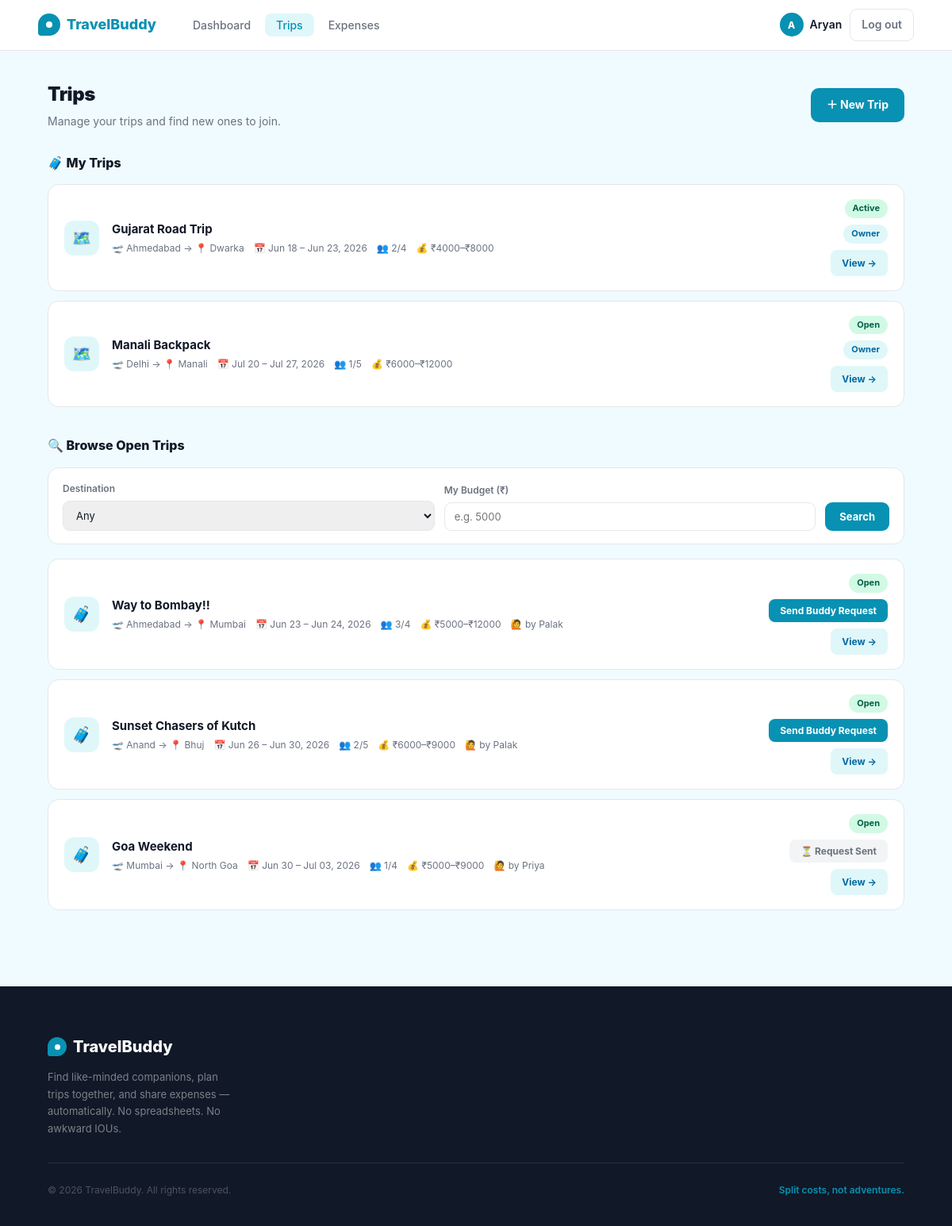
The app's page /trips (signed in) with its own data.
### app/models.py (models this page shows, shortened)
class User(db.Model, UserMixin):
    __tablename__ = 'users'
    id             = db.Column(db.Integer, primary_key=True)
    name           = db.Column(db.String(100), nullable=False)
    email          = db.Column(db.String(150), unique=True, nullable=False)
    password_hash  = db.Column(db.String(255), nullable=False)
    travel_style   = db.Column(db.String(50), default='flexible')
    bio            = db.Column(db.Text, default='')
    interests      = db.Column(db.String(255), default='')
    phone          = db.Column(db.String(20), default='')
    created_at     = db.Column(db.DateTime, default=lambda: datetime.now(timezone.utc))
    api_key        = db.Column(db.String(64), unique=True, nullable=True, index=True)
    owned_trips    = db.relationship('Trip', back_populates='owner', lazy='dynamic')
    memberships    = db.relationship('TripMember', back_populates='user', lazy='dynamic')
    expenses_paid  = db.relationship('Expense', back_populates='paid_by', lazy='dynamic')
    def _all_trip_ids(self):
        owned = [t.id for t in Trip.query.filter_by(owner_id=self.id).all()]
        joined = [m.trip_id for m in
                  TripMember.query.filter_by(user_id=self.id, status='accepted').all()]
        return list(set(owned + joined))

class Trip(db.Model):
    __tablename__ = 'trips'
    __table_args__ = (
        db.Index('ix_trips_owner_status', 'owner_id', 'status'),
        db.Index('ix_trips_public_start', 'is_public', 'start_date'),
    )
    id          = db.Column(db.Integer, primary_key=True)
    owner_id    = db.Column(db.Integer, db.ForeignKey('users.id'), nullable=False)
    title       = db.Column(db.String(150), nullable=False)
    destination = db.Column(db.String(150), nullable=False)
    departure_city = db.Column(db.String(100), default='')
    start_date  = db.Column(db.Date, nullable=False)
    end_date    = db.Column(db.Date, nullable=False)
    description = db.Column(db.Text, default='')
    budget_min  = db.Column(db.Float, default=0)
    budget_max  = db.Column(db.Float, default=0)
    max_members = db.Column(db.Integer, default=4)
    status      = db.Column(db.String(20), default='OPEN')
    join_deadline           = db.Column(db.DateTime, nullable=True)
    open_roster             = db.Column(db.Boolean, default=False, nullable=False,
                                        server_default='0')
    confirmation_deadline   = db.Column(db.DateTime, nullable=True)
    confirmation_started_at = db.Column(db.DateTime, nullable=True)
    cancelled_at            = db.Column(db.DateTime, nullable=True)
    is_public   = db.Column(db.Boolean, default=True)
    created_at  = db.Column(db.DateTime, default=lambda: datetime.now(timezone.utc))
    owner    = db.relationship('User', back_populates='owned_trips')
    members  = db.relationship('TripMember', back_populates='trip', lazy='dynamic',
                               cascade='all, delete-orphan')
    expenses = db.relationship('Expense', back_populates='trip', lazy='dynamic',
                               cascade='all, delete-orphan')
    @property
    def joining_closed(self):
        if self.status and self.status.upper() != 'OPEN':
            return True
        now_naive = datetime.utcnow()
        if self.join_deadline is not None:
            dl = self.join_deadline
            if dl.tzinfo is not None:
                dl = dl.replace(tzinfo=None)
            return now_naive >= dl
        return _date.today() >= (self.start_date - timedelta(days=1))
    def is_open(self):
        return self.status and self.status.upper() == 'OPEN'
    def is_active(self):
        return self.status and self.status.upper() == 'ACTIVE'
    def is_completed(self):
        return self.status and self.status.upper() == 'COMPLETED'
    def is_cancelled(self):
        return self.status and self.status.upper() == 'CANCELLED'
    @property
    def status_label(self):
        return {
            'OPEN': 'Open',
            'AWAITING_CONFIRMATION': 'Awaiting Confirmation',
            'CONFIRMED': 'Confirmed',
            'ACTIVE': 'Active',
            'COMPLETED': 'Completed',
            'CANCELLED': 'Cancelled',
        }.get(self.status.upper() if self.status else '', 'Unknown')
    def member_count(self):
        return self.members.filter_by(status='accepted').count() + 1  # +1 for owner
    def is_full(self):
        return self.member_count() >= self.max_members

### app/trips/routes.py (the view)
@trips.route('/trips')
def index():
    my_trips = []
    pending_ids = set()
    accepted_ids = set()
    if current_user.is_authenticated:
        my_trip_ids = current_user._all_trip_ids()
        my_trips = Trip.query.filter(Trip.id.in_(my_trip_ids)).all() if my_trip_ids else []
        pending_ids = {m.trip_id for m in
                       TripMember.query.filter_by(user_id=current_user.id, status='pending').all()}
        accepted_ids = {m.trip_id for m in
                        TripMember.query.filter_by(user_id=current_user.id, status='accepted').all()}
        my_trip_ids_set = set(my_trip_ids)
    else:
        my_trip_ids_set = set()
    query = Trip.query.filter(
        Trip.is_public == True,   # noqa: E712
        Trip.status == 'OPEN'
    )
    if my_trip_ids_set:
        query = query.filter(~Trip.id.in_(my_trip_ids_set))
    destination = request.args.get('destination', '').strip()
    budget = request.args.get('budget', '').strip()
    page = request.args.get('page', 1, type=int)
    if destination:
        query = query.filter(Trip.destination == destination)
    if budget:
        try:
            b = float(budget)
            query = query.filter(Trip.budget_min <= b)
        except ValueError:
            pass
    pagination = query.order_by(Trip.start_date.asc()).paginate(
        page=page, per_page=BROWSE_PER_PAGE, error_out=False
    )
    browse_trips = pagination.items
    return render_template('trips/index.html',
        my_trips=my_trips,
        browse_trips=browse_trips,
        pagination=pagination,
        pending_ids=pending_ids,
        accepted_ids=accepted_ids,
        destination=destination,
        budget=budget,
        destination_choices=DESTINATION_CHOICES,
        today=date.today()
    )

### app/models.py (called while the page is built)
@login_manager.user_loader
def load_user(user_id):
    return db.session.get(User, int(user_id))

### app/templates/trips/index.html (shortened to what this page needs)
{% extends "base.html" %}
{% block content %}
<div class="trips-page">
  <div class="trips-inner">
    <div class="page-header">
      <div>
        <h1 class="page-title">Trips</h1>
        <p class="page-subtitle">
          {% if current_user.is_authenticated %}
            Manage your trips and find new ones to join.
          {% else %}
            Browse open trips — <a href="{{ url_for('auth.login') }}" style="color:var(--green);font-weight:700;">log in</a> to join or create trips.
          {% endif %}
        </p>
      </div>
      {% if current_user.is_authenticated %}
        <a href="{{ url_for('trips.create') }}" class="btn-primary">＋ New Trip</a>
      {% endif %}
    </div>
    {% if current_user.is_authenticated %}
    <div class="section">
      <div class="section-title">🧳 My Trips</div>
      {% if my_trips %}
        <div class="trip-cards">
          {% for trip in my_trips %}
          <div class="trip-card">
            <div class="trip-icon">🗺️</div>
            <div class="trip-info">
              <div class="trip-name"><a href="{{ url_for('trips.detail', trip_id=trip.id) }}">{{ trip.title }}</a></div>
              <div class="trip-meta">
                <span>🛫 {% if trip.departure_city %}{{ trip.departure_city }}{% else %}—{% endif %} → 📍 {{ trip.destination }}</span>
                <span>📅 {{ trip.start_date.strftime('%b %d') }} – {{ trip.end_date.strftime('%b %d, %Y') }}</span>
                <span>👥 {{ trip.member_count() }}/{{ trip.max_members }}</span>
                {% if trip.budget_min or trip.budget_max %}<span>💰 ₹{{ "%.0f"|format(trip.budget_min) }}–₹{{ "%.0f"|format(trip.budget_max) }}</span>{% endif %}
              </div>
            </div>
            <div class="trip-right">
              {% if trip.is_cancelled() %}
                <span class="badge badge-join-closed">{{ trip.status_label }}</span>
              {% elif trip.is_active() %}
                <span class="badge badge-active">{{ trip.status_label }}</span>
              {% elif trip.is_completed() %}
                <span class="badge badge-completed">{{ trip.status_label }}</span>
              {% elif trip.is_open() and trip.is_full() %}
                <span class="badge badge-full">Full</span>
              {% elif trip.is_open() and trip.joining_closed %}
                <span class="badge badge-join-closed">Join Closed</span>
              {% elif trip.is_open() %}
                <span class="badge badge-open">{{ trip.status_label }}</span>
              {% else %}
                <span class="badge badge-upcoming">{{ trip.status_label }}</span>
              {% endif %}
              {% if trip.owner_id == current_user.id %}
                <span class="badge badge-owner">Owner</span>
              {% endif %}
              <a href="{{ url_for('trips.detail', trip_id=trip.id) }}" class="btn-small btn-view">View →</a>
            </div>
          </div>
          {% endfor %}
        </div>
      {% endif %}
    </div>
    {% endif %}
    <div class="section">
      <div class="section-title">🔍 Browse Open Trips</div>
      <form method="GET" action="{{ url_for('trips.index') }}" class="filter-bar">
        <div class="filter-field">
          <label>Destination</label>
          <select name="destination">
            <option value="">Any</option>
          </select>
        </div>
        <div class="filter-field">
          <label>My Budget (₹)</label>
          <input type="number" name="budget" placeholder="e.g. 5000" value="{{ budget }}">
        </div>
        <button type="submit" class="btn-filter">Search</button>
      </form>
      {% if browse_trips %}
        <div class="trip-cards">
          {% for trip in browse_trips %}
          <div class="trip-card">
            <div class="trip-icon">🧳</div>
            <div class="trip-info">
              <div class="trip-name">
                {% if current_user.is_authenticated %}
                  <a href="{{ url_for('trips.detail', trip_id=trip.id) }}">{{ trip.title }}</a>
                {% else %}
                  <a href="{{ url_for('auth.login') }}">{{ trip.title }}</a>
                {% endif %}
              </div>
              <div class="trip-meta">
                <span>🛫 {% if trip.departure_city %}{{ trip.departure_city }}{% else %}—{% endif %} → 📍 {{ trip.destination }}</span>
                <span>📅 {{ trip.start_date.strftime('%b %d') }} – {{ trip.end_date.strftime('%b %d, %Y') }}</span>
                <span>👥 {{ trip.member_count() }}/{{ trip.max_members }}</span>
                {% if trip.budget_min or trip.budget_max %}<span>💰 ₹{{ "%.0f"|format(trip.budget_min) }}–₹{{ "%.0f"|format(trip.budget_max) }}</span>{% endif %}
                {% if current_user.is_authenticated %}
                  <span>🙋 by {{ trip.owner.name.split()[0] }}</span>
                {% endif %}
              </div>
            </div>
            <div class="trip-right">
              {% if trip.is_full() %}
                <span class="badge badge-full">Full</span>
              {% elif trip.joining_closed %}
                <span class="badge badge-join-closed">Join Closed</span>
              {% else %}
                <span class="badge badge-open">Open</span>
              {% endif %}
              {% if current_user.is_authenticated %}
                {% if trip.id in accepted_ids %}
                  <span class="badge badge-owner">Joined</span>
                {% elif trip.id in pending_ids %}
                  <button class="btn-small btn-pending" disabled>⏳ Request Sent</button>
                {% elif not trip.joining_closed and not trip.is_full() %}
                  <form method="POST" action="{{ url_for('trips.send_request', trip_id=trip.id) }}">
                    <button type="submit" class="btn-small btn-request">Send Buddy Request</button>
                  </form>
                {% endif %}
                <a href="{{ url_for('trips.detail', trip_id=trip.id) }}" class="btn-small btn-view">View →</a>
              {% else %}
                <a href="{{ url_for('auth.login') }}" class="btn-guest-login">🔒 Login to Join</a>
              {% endif %}
            </div>
          </div>
          {% endfor %}
        </div>
      {% else %}
        <div class="empty-state">
          <div class="empty-icon">🤷</div>
          <h4>No open trips found</h4>
          <p>Try adjusting your filters, or check back later for new trips.</p>
        </div>
      {% endif %}
    </div>
  </div>
</div>
{% endblock %}

### app/templates/base.html (shortened to what this page needs)
<!DOCTYPE html>
<html lang="en">
<head>
</head>
<body>
<nav>
  <a href="{{ url_for('main.home') }}" class="logo">
    <div class="logo-icon"></div>
    TravelBuddy
  </a>
  {% if current_user.is_authenticated %}
    <ul class="nav-links">
      <li><a href="{{ url_for('dashboard.index') }}" {% if request.endpoint == 'dashboard.index' %}class="active"{% endif %}>Dashboard</a></li>
      <li><a href="{{ url_for('trips.index') }}" {% if request.endpoint and request.endpoint.startswith('trips.') %}class="active"{% endif %}>Trips</a></li>
      <li><a href="{{ url_for('expenses.my_expenses') }}" {% if request.endpoint == 'expenses.my_expenses' %}class="active"{% endif %}>Expenses</a></li>
    </ul>
    <div class="nav-right">
      <div class="nav-user">
        <div class="nav-avatar">{{ current_user.name[0].upper() }}</div>
        <a href="{{ url_for('profile.view') }}" style="color:inherit;">{{ current_user.name.split()[0] }}</a>
      </div>
      <a href="{{ url_for('auth.logout') }}" class="btn-logout">Log out</a>
    </div>
  {% endif %}
</nav>
{% block content %}{% endblock %}
<footer>
  <div class="footer-inner">
    <div class="footer-top">
      <div class="footer-brand">
        <div class="footer-logo">
          <div class="footer-logo-icon"></div>
          TravelBuddy
        </div>
        <p>Find like-minded companions, plan trips together, and share expenses — automatically. No spreadsheets. No awkward IOUs.</p>
      </div>
    </div>
    <div class="footer-bottom">
      <p class="footer-copy">© 2026 TravelBuddy. All rights reserved.</p>
      <p class="footer-tagline-bottom">Split costs, not adventures.</p>
    </div>
  </div>
</footer>
</body>
</html>

### records on screen
User: name "A", name "Aryan"
Trip: title "Gujarat Road Trip", departure_city "Ahmedabad", destination "Dwarka", start_date "Jun 18", end_date "Jun 23, 2026", member_count "2", max_members "4", budget_min "4000", budget_max "8000", status_label "Active", shows "Owner"
Trip: title "Manali Backpack", departure_city "Delhi", destination "Manali", start_date "Jul 20", end_date "Jul 27, 2026", member_count "1", max_members "5", budget_min "6000", budget_max "12000", status_label "Open", shows "Owner"
Trip: title "Way to Bombay!!", departure_city "Ahmedabad", destination "Mumbai", start_date "Jun 23", end_date "Jun 24, 2026", member_count "3", max_members "4", budget_min "5000", budget_max "12000", owner.name "Palak", status "Open"
Trip: title "Sunset Chasers of Kutch", departure_city "Anand", destination "Bhuj", start_date "Jun 26", end_date "Jun 30, 2026", member_count "2", max_members "5", budget_min "6000", budget_max "9000", owner.name "Palak", status "Open"
Trip: title "Goa Weekend", departure_city "Mumbai", destination "North Goa", start_date "Jun 30", end_date "Jul 03, 2026", member_count "1", max_members "4", budget_min "5000", budget_max "9000", owner.name "Priya", status "Open", shows "⏳ Request Sent"
